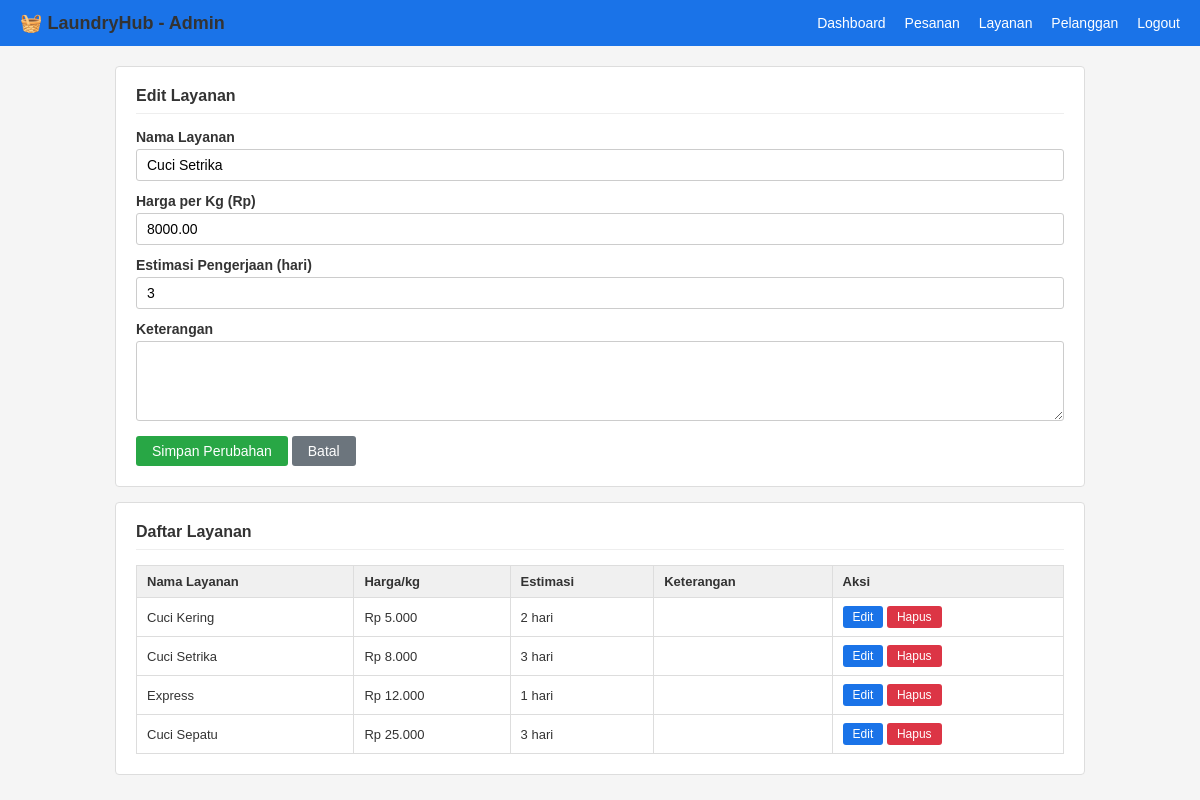
/laundryhub/laundryhub/admin/layanan.php?edit=2 (signed in), run on the app's committed database.
### tables this page shows
CREATE TABLE IF NOT EXISTS layanan (
  id              INT AUTO_INCREMENT PRIMARY KEY,
  nama_layanan    VARCHAR(100) NOT NULL,
  deskripsi       TEXT,
  harga_per_kg    DECIMAL(10,2) NOT NULL,
  estimasi_hari   INT NOT NULL DEFAULT 2,
  status          ENUM('aktif','nonaktif') DEFAULT 'aktif',
  created_at      DATETIME DEFAULT CURRENT_TIMESTAMP,
  updated_at      DATETIME DEFAULT CURRENT_TIMESTAMP ON UPDATE CURRENT_TIMESTAMP
);

### laundryhub/laundryhub/includes/koneksi.php (called while the page is built, shortened)
<?php
function rupiah($angka) {
    return 'Rp ' . number_format($angka, 0, ',', '.');
}
?>

### laundryhub/laundryhub/admin/layanan.php (the view, shortened to what this page needs)
<?php
require_once '../includes/session.php';
$edit_data = null;
if (isset($_GET['edit'])) {
    $edit_id  = (int)$_GET['edit'];
    $result   = mysqli_query($koneksi, "SELECT * FROM layanan WHERE id = $edit_id");
    $edit_data = mysqli_fetch_assoc($result);
}
$layanan_list = mysqli_query($koneksi, "SELECT * FROM layanan ORDER BY id");
?>
<!DOCTYPE html>
<html lang="id">
<head>
    <link rel="stylesheet" href="../css/style.css">
</head>
<body>
<div class="navbar">
    <span class="brand">🧺 LaundryHub - Admin</span>
    <div>
        <a href="dashboard.php">Dashboard</a>
        <a href="pesanan.php">Pesanan</a>
        <a href="layanan.php">Layanan</a>
        <a href="pelanggan.php">Pelanggan</a>
        <a href="../logout.php">Logout</a>
    </div>
</div>
<div class="container">
    <div class="card">
        <h2><?= $edit_data ? 'Edit Layanan' : 'Tambah Layanan Baru' ?></h2>
        <form method="POST">
            <div class="form-group">
                <label>Nama Layanan</label>
                <input type="text" name="nama_layanan" required
                       value="<?= $edit_data['nama_layanan'] ?? '' ?>">
            </div>
            <div class="form-group">
                <label>Harga per Kg (Rp)</label>
                <input type="number" name="harga_per_kg" required min="1000" step="500"
                       value="<?= $edit_data['harga_per_kg'] ?? '' ?>">
            </div>
            <div class="form-group">
                <label>Estimasi Pengerjaan (hari)</label>
                <input type="number" name="estimasi_hari" required min="1" max="14"
                       value="<?= $edit_data['estimasi_hari'] ?? '' ?>">
            </div>
            <div class="form-group">
                <label>Keterangan</label>
                <textarea name="keterangan"><?= $edit_data['keterangan'] ?? '' ?></textarea>
            </div>
            <button type="submit" class="btn btn-success">
                <?= $edit_data ? 'Simpan Perubahan' : 'Tambah Layanan' ?>
            </button>
            <?php if ($edit_data): ?>
                <a href="layanan.php" class="btn btn-secondary">Batal</a>
            <?php endif; ?>
        </form>
    </div>
    <div class="card">
        <h2>Daftar Layanan</h2>
        <table>
            <thead>
                <tr><th>Nama Layanan</th><th>Harga/kg</th><th>Estimasi</th><th>Keterangan</th><th>Aksi</th></tr>
            </thead>
            <tbody>
            <?php while ($row = mysqli_fetch_assoc($layanan_list)): ?>
                <tr>
                    <td><?= $row['nama_layanan'] ?></td>
                    <td><?= rupiah($row['harga_per_kg']) ?></td>
                    <td><?= $row['estimasi_hari'] ?> hari</td>
                    <td><?= $row['keterangan'] ?></td>
                    <td>
                        <a href="layanan.php?edit=<?= $row['id'] ?>" class="btn btn-sm btn-primary">Edit</a>
                        <a href="layanan.php?hapus=<?= $row['id'] ?>" class="btn btn-sm btn-danger"
                           onclick="return confirm('Hapus layanan ini?')">Hapus</a>
                    </td>
                </tr>
            <?php endwhile; ?>
            </tbody>
        </table>
    </div>
</div>
</body>
</html>

### laundryhub/laundryhub/css/style.css (style rules this page uses)
* { box-sizing: border-box; margin: 0; padding: 0; }
body { font-family: Arial, sans-serif; font-size: 14px; background: #f5f5f5; color: #333; }
.navbar { background: #1a73e8; padding: 12px 20px; display: flex; justify-content: space-between; align-items: center; }
.navbar a { color: #fff; text-decoration: none; margin-left: 15px; }
.navbar .brand { font-size: 18px; font-weight: bold; }
.container { max-width: 1000px; margin: 20px auto; padding: 0 15px; }
.card { background: #fff; border: 1px solid #ddd; border-radius: 4px; padding: 20px; margin-bottom: 15px; }
.card h2 { margin-bottom: 15px; font-size: 16px; border-bottom: 1px solid #eee; padding-bottom: 8px; }
.form-group { margin-bottom: 12px; }
.form-group label { display: block; margin-bottom: 4px; font-weight: bold; }
.form-group input, .form-group select, .form-group textarea { width: 100%; padding: 7px 10px; border: 1px solid #ccc; border-radius: 3px; font-size: 14px; }
.form-group textarea { height: 80px; resize: vertical; }
.btn { padding: 7px 16px; border: none; border-radius: 3px; cursor: pointer; font-size: 14px; text-decoration: none; display: inline-block; }
.btn-primary { background: #1a73e8; color: #fff; }
.btn-success { background: #28a745; color: #fff; }
.btn-danger { background: #dc3545; color: #fff; }
.btn-secondary { background: #6c757d; color: #fff; }
.btn-sm { padding: 4px 10px; font-size: 12px; }
table { width: 100%; border-collapse: collapse; margin-top: 10px; }
table th, table td { border: 1px solid #ddd; padding: 8px 10px; text-align: left; font-size: 13px; }
table th { background: #f0f0f0; font-weight: bold; }

### data on the page
layanan: nama_layanan "Cuci Setrika", harga_per_kg "8000.00", estimasi_hari "3", harga_per_kg "Rp 8.000"
layanan: nama_layanan "Cuci Kering", harga_per_kg "Rp 5.000", estimasi_hari "2"
layanan: nama_layanan "Express", harga_per_kg "Rp 12.000", estimasi_hari "1"
layanan: nama_layanan "Cuci Sepatu", harga_per_kg "Rp 25.000", estimasi_hari "3"
